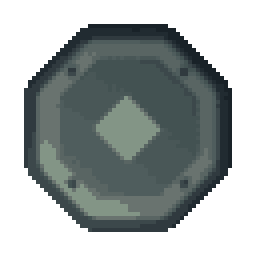
#> input picture art/pixel_cover.png, 64 x 64 px, found by its file name (shown 4 times larger)
$ python pixelize_cover.py
#> lines starting #> are read from the running program, lines starting #| are printed output that depends on the picture; after the words box and inside, x2 and y2 are one past the last pixel; in counts of white or black regions, pixels touching at a corner belong together
from PIL import Image


path = "art/pixel_cover.png"
source = Image.open(path).convert("RGBA")
#> source is the input picture: PIL image 64x64 RGBA; mean R, G, B, A 44.1, 51.6, 51.3, 138
rgb = source.convert("RGB").quantize(colors=12, method=Image.Quantize.MEDIANCUT, dither=Image.Dither.NONE).convert("RGB")
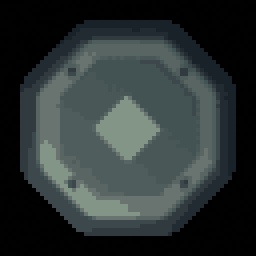
#> rgb: PIL image 64x64 RGB (shown 4 times larger); mean R, G, B 44.1, 51.6, 51.3
alpha = source.getchannel("A").point(lambda value: 255 if value >= 96 else 0)
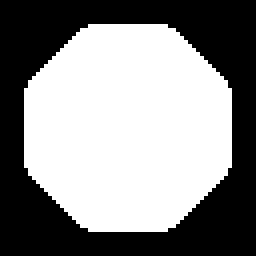
#> alpha: PIL image 64x64 L (shown 4 times larger); 54.1% white; 1 black region, box (x1, y1, x2, y2) and area: (0, 0, 64, 64) 1880
pixel_art = rgb.convert("RGBA")
pixel_art.putalpha(alpha)
pixel_art.save(path)
